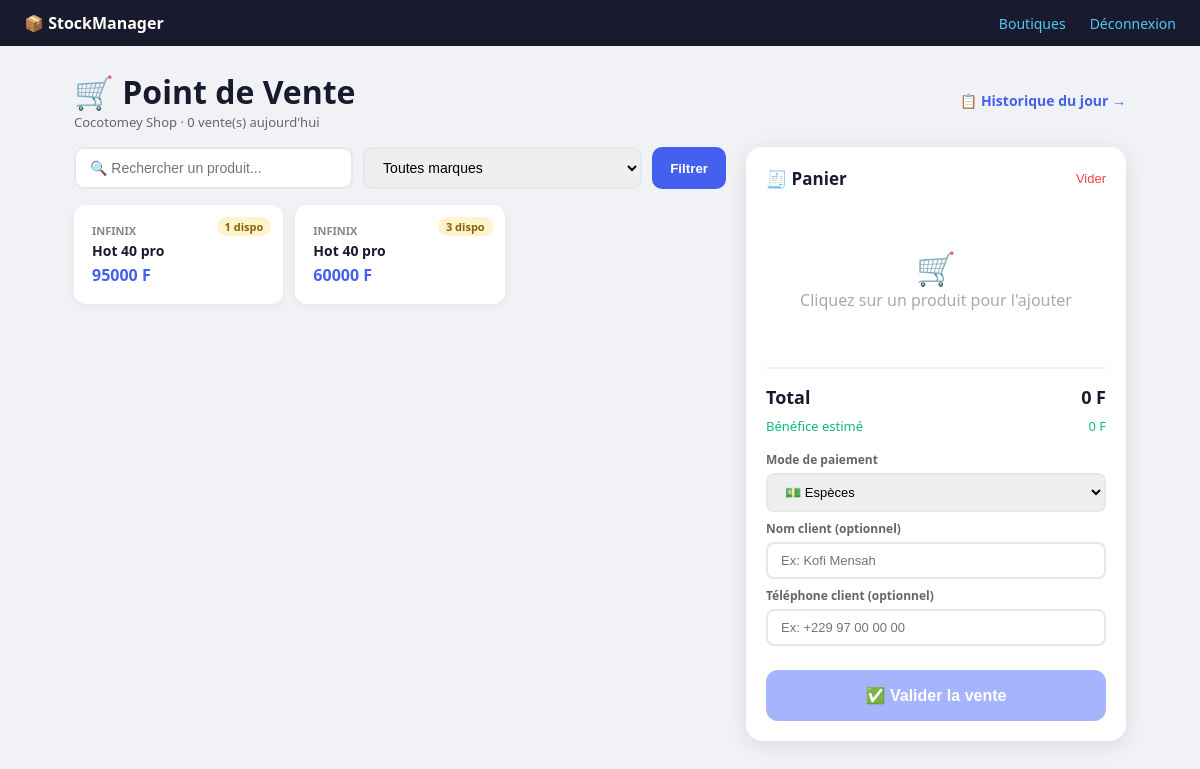
Page /pos/ (signed in) on the committed database.
### stock/models.py (models this page shows, shortened)
class Boutique(models.Model):
    nom = models.CharField(max_length=100)
    adresse = models.CharField(max_length=255, blank=True)
    telephone = models.CharField(max_length=20, blank=True)
    proprietaire = models.ForeignKey(
        User,
        on_delete=models.CASCADE,
        related_name='boutiques'
    )
    date_creation = models.DateTimeField(auto_now_add=True)
    est_active = models.BooleanField(default=True)
    class Meta:
        verbose_name = "Boutique"
        ordering = ['nom']

class StockBoutique(models.Model):
    produit = models.ForeignKey(Produit, on_delete=models.CASCADE, related_name='stocks')
    boutique = models.ForeignKey(Boutique, on_delete=models.CASCADE, related_name='stocks')
    quantite = models.PositiveIntegerField(default=0)
    prix_achat = models.DecimalField(
        max_digits=10, decimal_places=0,
        validators=[MinValueValidator(0)],
        help_text="Prix d'achat moyen en FCFA"
    )
    prix_vente_suggere = models.DecimalField(
        max_digits=10, decimal_places=0,
        validators=[MinValueValidator(0)],
        help_text="Prix conseillé au vendeur"
    )
    date_dernier_arrivage = models.DateField(null=True, blank=True)
    class Meta:
        unique_together = ('produit', 'boutique')
        verbose_name = "Stock Boutique"
    @property
    def est_sous_seuil(self):
        return self.quantite <= self.produit.seuil_alerte

class Produit(models.Model):
    TYPE_CHOICES = [
        ('smartphone', 'Smartphone'),
        ('accessoire', 'Accessoire'),
        ('tablette', 'Tablette'),
        ('autre', 'Autre'),
    ]
    nom = models.CharField(max_length=200)
    marque = models.ForeignKey(Marque, on_delete=models.PROTECT, related_name='produits')
    categorie = models.ForeignKey(Categorie, on_delete=models.PROTECT, related_name='produits')
    type_produit = models.CharField(max_length=20, choices=TYPE_CHOICES, default='smartphone')
    description = models.TextField(blank=True)
    image = models.ImageField(upload_to='produits/', blank=True, null=True)
    seuil_alerte = models.PositiveIntegerField(
        default=3,
        help_text="Alerte si le stock tombe en dessous de ce seuil"
    )
    class Meta:
        verbose_name = "Produit"
        ordering = ['marque__nom', 'nom']

class Marque(models.Model):
    nom = models.CharField(max_length=50, unique=True)
    logo = models.ImageField(upload_to='marques/', blank=True, null=True)
    def __str__(self):
        return self.nom

### stock/views.py (the view)
# urls.py: path('pos/', views.pos, name='pos'),
@login_required
@employe_sa_boutique
def pos(request):
    boutique = get_boutique_active(request)
    if not boutique:
        return redirect('choisir_boutique')
    stocks = StockBoutique.objects.filter(
        boutique=boutique,
        quantite__gt=0
    ).select_related('produit', 'produit__marque', 'produit__categorie')
    q = request.GET.get('q', '')
    marque_id = request.GET.get('marque', '')
    if q:
        stocks = stocks.filter(produit__nom__icontains=q)
    if marque_id:
        stocks = stocks.filter(produit__marque_id=marque_id)
    marques = Marque.objects.all()
    aujourd_hui = timezone.now().date()
    ventes_jour = Vente.objects.filter(
        boutique=boutique,
        date_vente__date=aujourd_hui
    ).count()
    return render(request, 'stock/pos.html', {
        'stocks': stocks,
        'boutique': boutique,
        'marques': marques,
        'q': q,
        'marque_id': marque_id,
        'ventes_jour': ventes_jour,
    })

### stock/models.py (called while the page is built)
    @property
    def est_proprietaire(self):
        return self.role == 'proprietaire'

### stock/views.py (called while the page is built)
def employe_sa_boutique(view_func):
    @wraps(view_func)
    def wrapper(request, *args, **kwargs):
        try:
            profil = request.user.profil
        except Exception:
            return redirect('connexion')
        if not profil.est_proprietaire and not profil.boutique:
            messages.error(request, "Aucune boutique ne vous est assignée. Contactez votre responsable.")
            return redirect('connexion')
        return view_func(request, *args, **kwargs)
    return wrapper

def get_boutique_active(request):
    from .models import Boutique
    boutique_id = request.session.get('boutique_active_id')
    if not boutique_id:
        return None
    return Boutique.objects.filter(id=boutique_id).first()

### stock/templates/stock/pos.html (shortened to what this page needs)
{% extends 'stock/base.html' %}
{% block content %}
<div class="pos-header">
    <div>
        <h1>🛒 Point de Vente</h1>
        <p style="color:#666; font-size:13px">{{ boutique.nom }} · {{ ventes_jour }} vente(s) aujourd'hui</p>
    </div>
    <a href="{% url 'vente_historique' %}" style="color:#4361ee; font-size:14px; text-decoration:none; font-weight:600;">
        📋 Historique du jour →
    </a>
</div>
<div class="pos-layout">
    <div class="pos-produits">
        <form method="get" class="search-bar">
            <input type="text" name="q" value="{{ q }}" placeholder="🔍 Rechercher un produit...">
            <select name="marque" onchange="this.form.submit()">
                <option value="">Toutes marques</option>
            </select>
            <button type="submit" style="padding:10px 18px; background:#4361ee; color:white; border:none; border-radius:10px; cursor:pointer; font-weight:600;">Filtrer</button>
        </form>
        {% if stocks %}
        <div class="produits-grid">
            {% for stock in stocks %}
            <div class="produit-card" onclick="ajouterAuPanier({{ stock.id }}, '{{ stock.produit.marque }}', '{{ stock.produit.nom }}', {{ stock.prix_vente_suggere }}, {{ stock.quantite }}, '{{ stock.produit.type_produit }}')">
                <span class="stock-badge {% if stock.est_sous_seuil %}faible{% endif %}">
                    {{ stock.quantite }} dispo
                </span>
                <p class="marque">{{ stock.produit.marque }}</p>
                <p class="nom">{{ stock.produit.nom }}</p>
                <p class="prix">{{ stock.prix_vente_suggere|floatformat:0 }} F</p>
            </div>
            {% endfor %}
        </div>
        {% else %}
        <div style="text-align:center; padding:60px; color:#aaa;">
            <p style="font-size:40px">📭</p>
            <p>Aucun produit disponible en stock.</p>
        </div>
        {% endif %}
    </div>
    <div class="panier-panel">
        <div class="panier-header">
            <h2>🧾 Panier</h2>
            <button class="btn-vider" onclick="viderPanier()">Vider</button>
        </div>
        <div id="panier-items">
            <div class="panier-vide" id="panier-vide">
                <p style="font-size:32px">🛒</p>
                <p>Cliquez sur un produit pour l'ajouter</p>
            </div>
        </div>
        <hr class="divider">
        <div class="panier-total">
            <span>Total</span>
            <span id="total-display">0 F</span>
        </div>
        <div class="panier-benefice">
            <span>Bénéfice estimé</span>
            <span id="benefice-display">0 F</span>
        </div>
        <div class="client-section">
            <label>Mode de paiement</label>
            <select id="mode-paiement">
                <option value="especes">💵 Espèces</option>
            </select>
            <label>Nom client (optionnel)</label>
            <input type="text" id="nom-client" placeholder="Ex: Kofi Mensah">
            <label>Téléphone client (optionnel)</label>
            <input type="text" id="tel-client" placeholder="Ex: +229 97 00 00 00">
        </div>
        <button class="btn-valider" id="btn-valider" onclick="validerVente()" disabled>
            ✅ Valider la vente
        </button>
    </div>
</div>
{% endblock %}

### stock/templates/stock/base.html (style rules this page uses)
* { box-sizing: border-box; margin: 0; padding: 0; }
body { font-family: 'Segoe UI', sans-serif; background: #f0f2f5; color: #1a1a2e; }

### stock/templates/stock/pos.html (style rules this page uses)
.pos-layout { display: grid; grid-template-columns: 1fr 380px; gap: 20px; align-items: start; }
.pos-produits { min-width: 0; }
.pos-header { display:flex; justify-content:space-between; align-items:center; margin-bottom:16px; flex-wrap:wrap; gap:10px; }
.search-bar { display:flex; gap:10px; margin-bottom:16px; flex-wrap:wrap; }
.search-bar input, .search-bar select { padding:10px 14px; border:2px solid #e5e7eb; border-radius:10px; font-size:14px; flex:1; min-width:140px; }
.produits-grid { display:grid; grid-template-columns:repeat(auto-fill, minmax(160px,1fr)); gap:12px; }
.produit-card { background:white; border-radius:12px; padding:16px; cursor:pointer; border:2px solid transparent; transition:all .2s; box-shadow:0 2px 10px rgba(0,0,0,.06); position:relative; }
.produit-card .marque { font-size:11px; color:#888; font-weight:600; text-transform:uppercase; }
.produit-card .nom { font-size:14px; font-weight:700; margin:4px 0; line-height:1.3; }
.produit-card .prix { font-size:16px; color:#4361ee; font-weight:700; }
.produit-card .stock-badge { position:absolute; top:10px; right:10px; background:#f0f4ff; color:#4361ee; border-radius:20px; font-size:11px; padding:2px 8px; font-weight:600; }
.produit-card .stock-badge.faible { background:#fff3cd; color:#856404; }
.panier-panel { background:white; border-radius:16px; padding:20px; box-shadow:0 4px 20px rgba(0,0,0,.1); position:sticky; top:20px; }
.panier-header { display:flex; justify-content:space-between; align-items:center; margin-bottom:16px; }
.panier-header h2 { font-size:17px; }
.panier-vide { text-align:center; padding:40px 20px; color:#aaa; }
.divider { border:none; border-top:2px solid #f0f0f0; margin:16px 0; }
.panier-total { display:flex; justify-content:space-between; font-size:18px; font-weight:700; margin-bottom:8px; }
.panier-benefice { display:flex; justify-content:space-between; font-size:13px; color:#10b981; margin-bottom:16px; }
.client-section { margin-bottom:16px; }
.client-section label { font-size:12px; font-weight:600; color:#666; display:block; margin-bottom:5px; }
.client-section input, .client-section select { width:100%; padding:9px 13px; border:2px solid #e5e7eb; border-radius:8px; font-size:13px; margin-bottom:8px; }
.btn-valider { width:100%; padding:16px; background:#4361ee; color:white; border:none; border-radius:12px; font-size:16px; font-weight:700; cursor:pointer; transition:background .2s; }
.btn-valider:disabled { background:#a5b4fc; cursor:not-allowed; }
.btn-vider { background:none; border:none; color:#ef4444; font-size:13px; cursor:pointer; }

### rows in the picture
Boutique: nom "Cocotomey Shop"
StockBoutique: quantite "1", produit.marque "INFINIX", produit.nom "Hot 40 pro", prix_vente_suggere "95000"
StockBoutique: quantite "3", produit.marque "INFINIX", produit.nom "Hot 40 pro", prix_vente_suggere "60000"

### other values in the picture
{{ ventes_jour }} "0"
